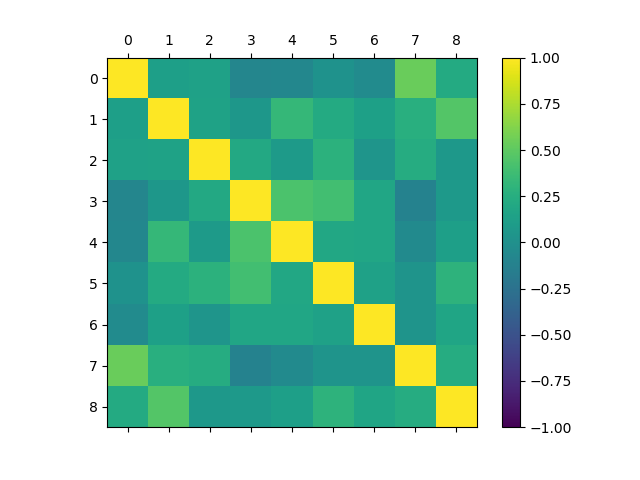

The Python source for this figure:
# Correlation Matrix Plot
import pandas
import matplotlib.pyplot as plt

fileName = "pima-indians-diabetes.data.csv"
rawData = open(fileName, "rt")
colNames = ["preg", "plas", "pres", "skin", "test", "mass", "pedi", "age", "class"]
data = pandas.read_csv(rawData, names=colNames)
correlationData = data.corr()

fig = plt.figure()
ax = fig.add_subplot(111)
cax = ax.matshow(correlationData, vmin=-1, vmax=1)
fig.colorbar(cax)
plt.show()
